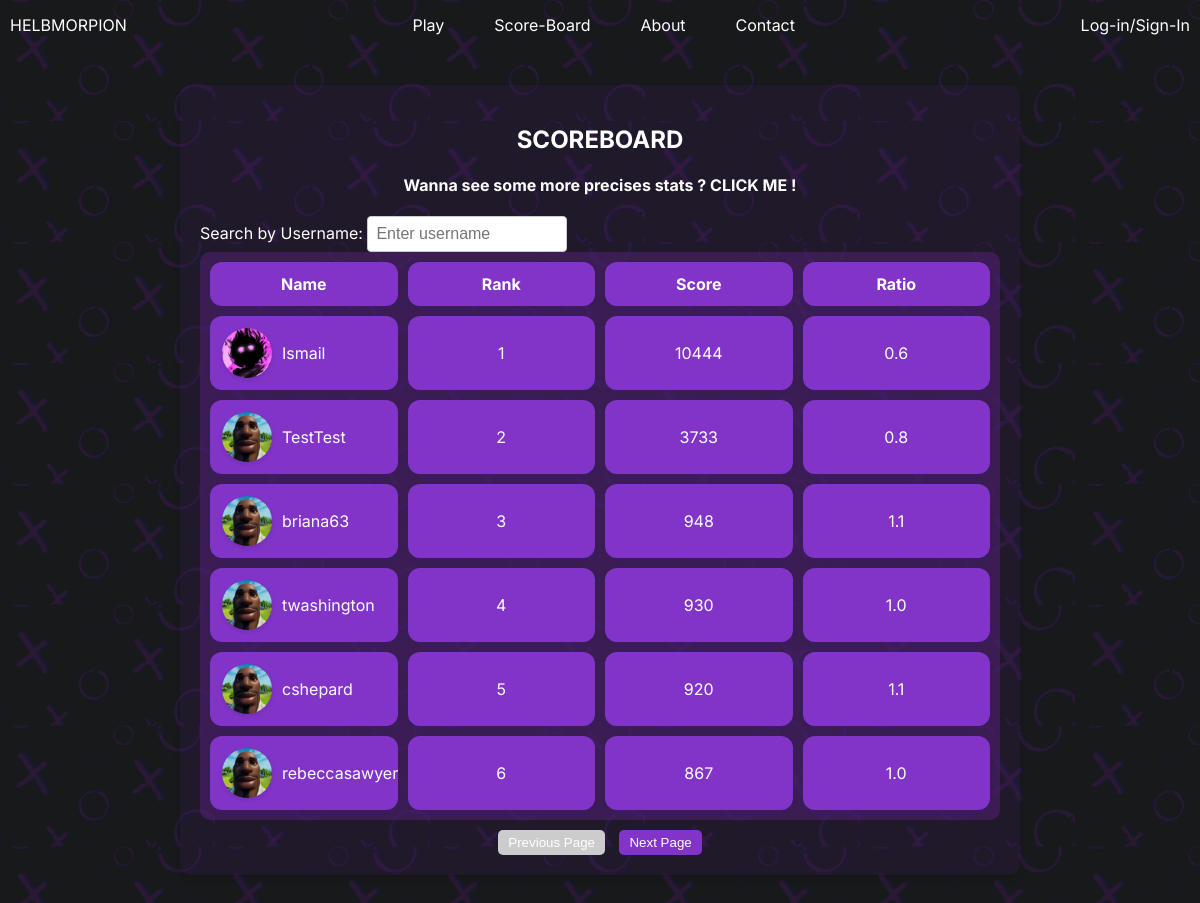
The page /scoreboard/ on the database as committed earlier.
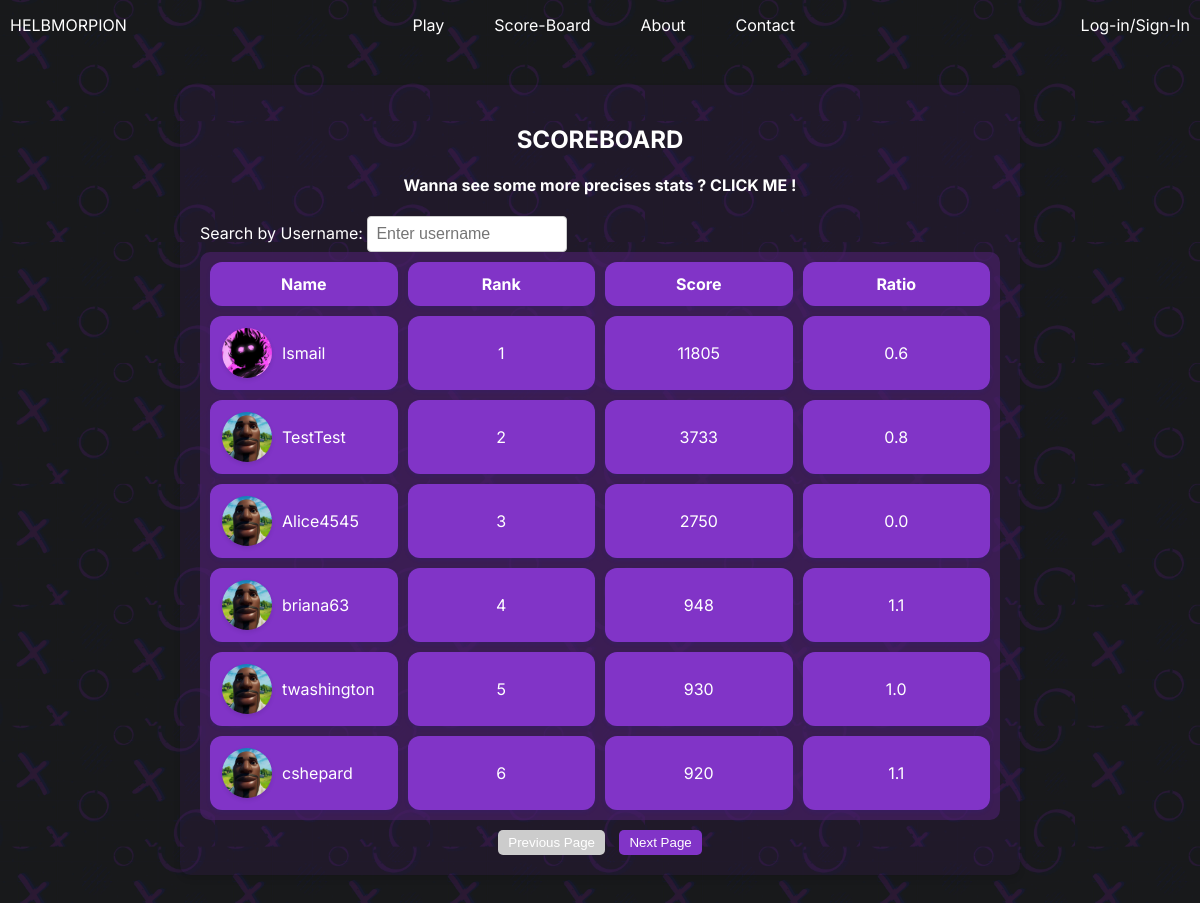
The same page on the database as committed later.
### users/models.py (models this page shows, shortened)
class Profile(models.Model):
    user = models.OneToOneField(User, on_delete=models.CASCADE)
    image = models.ImageField(default='profile_pics/default.jpg', upload_to='profile_pics')
    user_score = models.PositiveIntegerField(default=0)
    user_rank = models.PositiveIntegerField(default=0)
    user_gameplayed = models.PositiveIntegerField(default=0)
    user_game_won = models.PositiveIntegerField(default=0)
    user_symbol = models.CharField(max_length=255, default="Pastel")

### Game/views.py (the view)
# urls.py: path('scoreboard/', scoreboard, name='scoreboard'),
def scoreboard(request):
    users = Profile.objects.all().order_by('user_rank')
    for user in users:
        if user.user_gameplayed != 0:
            user.ratio = user.user_game_won / user.user_gameplayed
        else:
            user.ratio = 0  # Set a default value if user has not played any games
    context = {
        'users': users,
    }
    return render(request, "ScoreBoard.html", context)

### Game/templates/ScoreBoard.html (shortened to what this page needs)
{% extends "BASE.html" %}
{% load static %}
{% block css %}
    <link rel="stylesheet" type="text/css" href="{% static 'CSS/CSS_ScoreBoard.css' %}">
{% endblock %}
{% block content %}
    <div class="scoreboard-container">
        <h2>SCOREBOARD</h2>
        <a href="{% url 'statistics' %}"><h4>Wanna see some more precises stats ? CLICK ME !</h4></a>
        <div class="search-container">
            <label for="usernameSearch">Search by Username:</label>
            <input type="text" id="usernameSearch" oninput="filterTable()" placeholder="Enter username">
        </div>
        <table class="scoreboard-table" id="scoreboard-table">
            <thead>
            <tr>
                <th>Name</th>
                <th>Rank</th>
                <th>Score</th>
                <th>Ratio</th>
            </tr>
            </thead>
            <tbody>
            {% for user in users %}
                <tr id="rows">
                    <td>
                        <div class="user-info">
                            <img src="{{ user.image.url }}" alt="Profile Image" class="profile-image">
                            <span>{{ user.user.username }}</span>
                        </div>
                    </td>
                    <td>{{ user.user_rank }}</td>
                    <td>{{ user.user_score }}</td>
                    <td>{{ user.ratio|floatformat:1 }} </td>
                </tr>
            {% endfor %}
            </tbody>
        </table>
        <div class="pagination">
            <button id="prevPage">Previous Page</button>
            <button id="nextPage">Next Page</button>
        </div>
    </div>
{% endblock %}

### HelbMorpion/templates/BASE.html (shortened to what this page needs)
{% load static %}
<!doctype html>
<html lang="en">
<head>
    <link rel="stylesheet" type="text/css" href="{% static 'CSS/global.css' %}">
    {% block css %}
{% endblock %}
</head>
<body>
<div class="nav-barre" style="color: white">
    <a class="helbmorpion" href="{% url 'morpion-home' %}">HELBMORPION</a>
    <div class="midlinks">
        {% if user.is_authenticated %}
        <a class="play" href="{% url 'Play' %}">Play</a>
        {% else %}
        <a class="play" href="{% url 'login' %}">Play</a>
        {% endif %}
        <a class="score-board" href="{% url 'scoreboard' %}">Score-Board</a>
        <a class="about" href="{% url 'morpion-about' %}">About</a>
        <a class="contact" href="{% url 'contact_page' %}">Contact</a>
    </div>
    {% if user.is_authenticated %}
    <div class="leftlinks"><a class="loginsignin" id="loginSignIn" href="{% url 'logout' %}">Log-Out</a>
        <a href="{% url 'profile' %}">Profile</a></div>
    {% else %}
    <a class="leftlinks" id="loginSignIn" href="{% url 'login' %}">Log-in/Sign-In</a>
    {% endif %}
</div>
{% block content%}
{% endblock%}
</body>
</html>

### HelbMorpion/static/CSS/global.css (style rules this page uses)
body { margin: 0; line-height: normal; background-image: url("../IMG/background@2x.jpg"); background-size: contain; background-color: #2e3234; background-size: 215px; overflow: hidden; }
:root { --font-inter: Inter; --font-size-mini: 0.94rem; font-family: Inter; color: white; --text-color: white; }
a { text-decoration: none; color: White; }
.nav-barre { display: flex; justify-content: space-between; align-items: center; padding: 15px 10px 0 10px; position: sticky; text-decoration: none; }
.midlinks { display: flex; justify-content: center; }
.midlinks a { padding-left: 25px; padding-right: 25px; }
.leftlinks { display: flex; align-items: center; }

### Game/static/CSS/CSS_ScoreBoard.css (style rules this page uses)
.scoreboard-container { max-width: 800px; margin: 50px auto; background: rgba(102, 30, 166, 0.1); padding: 20px; border-radius: 10px; box-shadow: 0 4px 6px rgba(0, 0, 0, 0.1); overflow: hidden; }
body { overflow: auto; }
.scoreboard-table { width: 100%; border-collapse: separate; border-spacing: 10px; margin-top: 20px; background: rgba(74, 32, 107, 0.65); border-radius: 10px; overflow: auto; max-height: 400px; table-layout: fixed; margin: 0 auto; }
.scoreboard-table th, .scoreboard-table td { border: none; padding: 12px; text-align: center; background: rgb(129, 52, 199); box-shadow: 0 2px 4px rgba(34, 38, 183, 0.12); border-radius: 12px; white-space: nowrap; overflow: hidden; text-overflow: ellipsis; }
.user-info { display: flex; align-items: center; }
.profile-image { width: 50px; height: 50px; border-radius: 50%; margin-right: 10px; box-shadow: 0 2px 4px rgba(0, 0, 0, 0.1); }
.scoreboard-container h2 { text-align: center; }
.scoreboard-container a { text-align: center; }
.pagination { margin-top: 10px; text-align: center; }
.pagination button { padding: 5px 10px; margin: 0 5px; cursor: pointer; background-color: rgb(129, 52, 199); color: #fff; border: none; border-radius: 5px; outline: none; }
.pagination button:disabled { background-color: #ccc; cursor: not-allowed; }
#usernameSearch { padding: 8px; width: 200px; box-sizing: border-box; border: 1px solid #ccc; border-radius: 4px; font-size: 16px; }

Rows that differ between the two databases and show on the page:
no longer on this page (row edited): Profile: image (placeholder picture), user.username "rebeccasawyer", user_rank "6", user_score "867", ratio "1.0"
changed Profile "Ismail": user_score "10444" → "11805"
added Profile: image (placeholder picture), user.username "Alice4545", user_rank "3", user_score "2750", ratio "0.0"
changed Profile "briana63": user_rank "3" → "4"
changed Profile "twashington": user_rank "4" → "5"
changed Profile "cshepard": user_rank "5" → "6"
